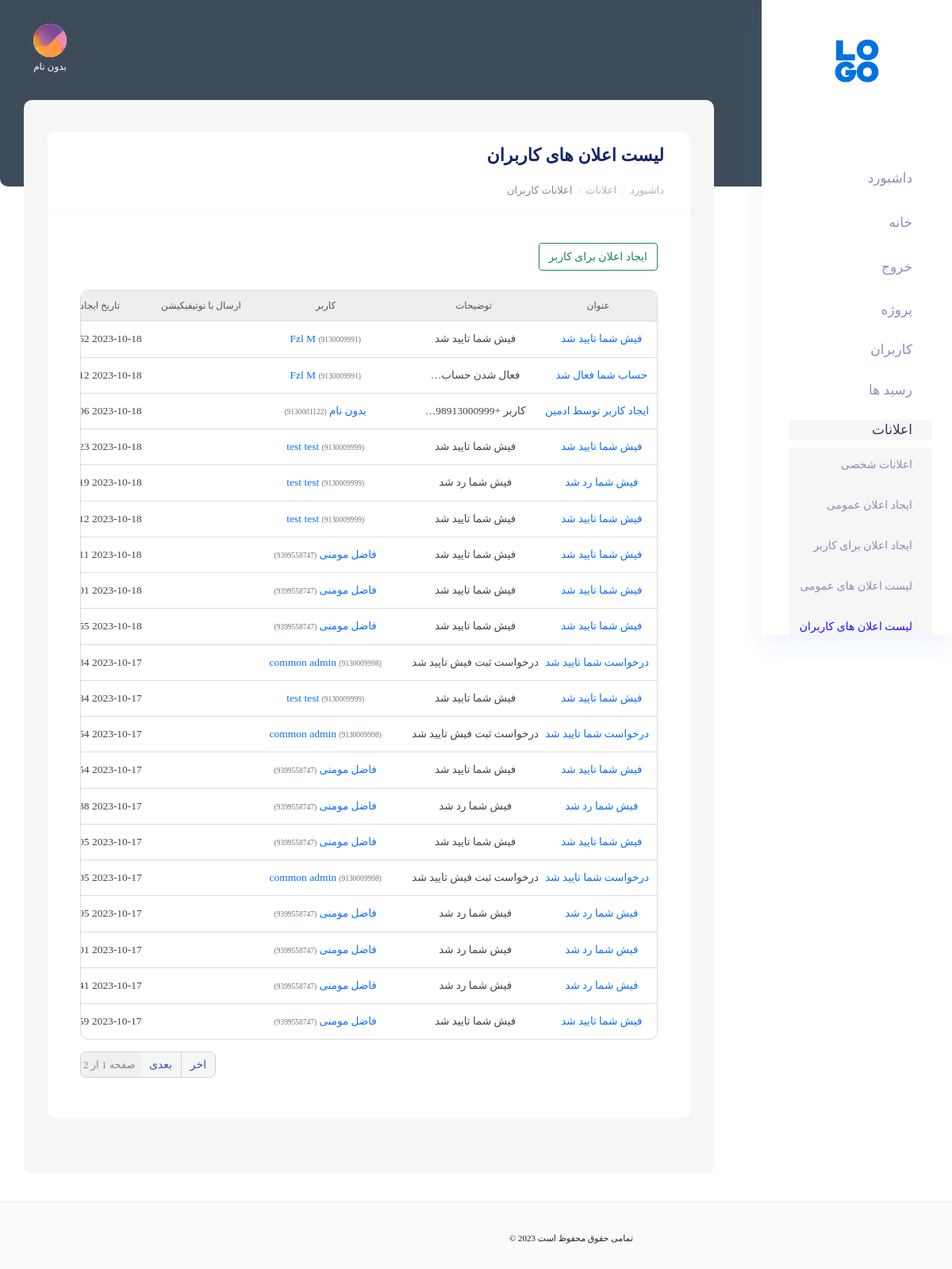
/u/dashboard/notification/user/list (signed in), run on the app's committed database.
### account/models.py (models this page shows, shortened)
class User(AbstractUser):
    ROLE_USER_OPTIONS = (
        ('normal_user', 'کاربر عادی'),
        ('financial_user', 'ادمین مالی'),
        ('super_user', 'ادمین وِیژه'),
    )
    first_name = models.CharField("first name", max_length=150, blank=True, default="بدون نام")
    username = None
    email = models.EmailField("email address", null=True, blank=True, unique=True)
    phonenumber = PhoneNumberField(region='IR', unique=True)
    is_phonenumber_confirmed = models.BooleanField(default=False)
    role = models.CharField(max_length=20, choices=ROLE_USER_OPTIONS, default='normal_user')
    USERNAME_FIELD = "phonenumber"
    REQUIRED_FIELDS = []
    objects = CustomBaseUserManager()
    normal_user = NormalUserManager()
    financial_user = FinancialUserManager()
    super_user = SuperUserManager()
    class Meta:
        ordering = '-id',
    @property
    def is_admin(self):
        return True if self.role in settings.ADMIN_USER_ROLES else False
    @property
    def is_common_admin(self):
        return True if self.role in settings.COMMON_ADMIN_USER_ROLES else False
    @property
    def is_super_admin(self):
        return True if self.role in settings.SUPER_ADMIN_ROLES else False
    def get_raw_phonenumber(self):
        p = str(self.phonenumber).replace('+98', '')
        return p
    def get_full_name(self):
        fl = f'{self.first_name} {self.last_name}'.strip() or 'بدون نام'
        return fl
    def get_image_url(self):
        return '/static/images/dashboard/client_img.png'
    def get_absolute_url(self):
        return reverse('account:user_detail', args=(self.id,))

### notification/models.py (models this page shows, shortened)
class NotificationUser(BaseModel):
    type = models.CharField(max_length=100)
    title = models.CharField(max_length=150)
    description = models.TextField(null=True, blank=True)
    image = models.ImageField(upload_to=upload_notification_src, null=True, blank=True, max_length=400)
    kwargs = JSONField(null=True, blank=True)
    send_notify = models.BooleanField(default=True)
    to_user = models.ForeignKey(User, on_delete=models.CASCADE)
    is_showing = models.BooleanField(default=True)
    class Meta:
        ordering = '-id',
    def get_title(self):
        return self.title or 'notification'
    def get_absolute_url(self):
        return reverse('notification:notification_dashboard_user_detail', args=(self.id,))

### notification/views/dashboard.py (the view)
# urls.py: path('u/dashboard/notification/user/list', dashboard.NotificationUserList.as_view(), name='notification_dashboard_user_list'),
class NotificationUserList(View):
    template_name = 'notification/dashboard/list-user.html'
    @admin_required_cbv()
    def get(self, request):
        page_num = request.GET.get('page', 1)
        notifications = NotificationUser.objects.all()
        pagination = Paginator(notifications, 20)
        pagination = pagination.get_page(page_num)
        notifications = pagination.object_list
        context = {
            'notifications': notifications,
            'pagination': pagination
        }
        return render(request, self.template_name, context)

### core/models/base.py (called while the page is built)
    def get_created_at(self):
        return self.created_at.strftime('%Y-%m-%d %H:%M:%S')

### notification/templates/notification/dashboard/list-user.html (shortened to what this page needs)
{% extends 'account/dashboard/components/base/base_template.html' %}
{% block Content %}
    {% include 'account/dashboard/components/base/nav.html' %}
    <section class="main_content dashboard_part large_header_bg">
        {% include 'account/dashboard/components/base/header.html' %}
        <div class="main_content_iner">
            <div class="container-fluid p-0 ">
                <div class="col-lg-12">
                    <div class="white_card mb_30">
                        <div class="white_card_header">
                            <div class="box_header m-0">
                                <div class="main-title">
                                    <h3 class="m-0">لیست اعلان های کاربران</h3>
                                </div>
                            </div>
                            <div class="breadcrumb">
                                <ul>
                                    <li>
                                        <a href="{% url 'account:dashboard' %}">داشبورد</a>
                                    </li>
                                    <li>
                                        <a href="#">اعلانات</a>
                                    </li>
                                    <li>
                                        <a href="">اعلانات کاربران</a>
                                    </li>
                                </ul>
                            </div>
                        </div>
                        <div class="white_card_body">
                            <div class="card-body">
                                <div class="text-right mb-4">
                                    <a href="{% url 'notification:notification_dashboard_user_add' %}"
                                       class="btn btn-outline-success font-70">ایجاد اعلان برای کاربر</a>
                                </div>
                                <div class="list-row">
                                    <div class="title-list-row">
                                        <div class="col-2">
                                            عنوان
                                        </div>
                                        <div class="col-3">
                                            توضیحات
                                        </div>
                                        <div class="col-3">
                                            کاربر
                                        </div>
                                        <div class="col-2">
                                            ارسال با نوتیفیکیشن
                                        </div>
                                        <div class="col-2">
                                            تاریخ ایجاد
                                        </div>
                                    </div>
                                    {% for notification in notifications %}
                                        <div class="detail-row">
                                            <div class="col-2">
                                                <a href="{{ notification.get_absolute_url }}">
                                                    {{ notification.get_title|truncatechars:30 }}
                                                </a>
                                            </div>
                                            <div class="col-3">
                                                {{ notification.description|default:'بدون توضیحات'|truncatechars:40 }}
                                            </div>
                                            <div class="col-3">
                                                <a href="{{ notification.to_user.get_absolute_url }}">
                                                    {{ notification.to_user.get_full_name|truncatechars:25 }}
                                                    <span class="font-70 text-muted">({{ notification.to_user.get_raw_phonenumber }})</span>
                                                </a>
                                            </div>
                                            <div class="col-2">
                                                {% if notification.send_notify %}
                                                    <i class="fa fa-check-circle font-size-10 text-success"></i>
                                                {% else %}
                                                    <i class="fa fa-minus-circle font-size-10 text-danger"></i>
                                                {% endif %}
                                            </div>
                                            <div class="col-2 datetime-convert">
                                                {{ notification.get_created_at }}
                                            </div>
                                        </div>
                                    {% empty %}
                                        <div class="container-not-found-base">
                                            <p>اعلانی یافت نشد</p>
                                        </div>
                                    {% endfor %}
                                </div>
                                <div class="pagination">
                                    <div class="step-links">
                                        <span class="current">
                                        صفحه  {{ pagination.number }} از {{ pagination.paginator.num_pages }}
                                        </span>
                                        {% if pagination.has_next %}
                                            <span class="pagination-next">
                                                <a href="?page={{ pagination.next_page_number }}">بعدی</a><a
                                                    href="?page={{ pagination.paginator.num_pages }}">اخر</a>
                                            </span>
                                        {% endif %}
                                    </div>
                                </div>
                            </div>
                        </div>
                    </div>
                </div>
            </div>
        </div>
        {% include 'account/dashboard/components/base/footer.html' %}
    </section>
{% endblock %}

### account/templates/account/dashboard/components/base/header.html (shortened to what this page needs)
{% load static %}
<header>
    <div class="container-fluid g-0">
        <div class="row">
            <div class="col-lg-12 p-0 ">
                <div class="header_iner d-flex justify-content-between align-items-center">
                    <div class="header_right d-flex justify-content-between align-items-center">
                        <div class="header_notification_warp d-flex align-items-center">
                            <li class="m-1" title="اعلانات">
                                <a href="{% url 'notification:notification_dashboard_user_personal_list' %}"><i
                                        class="fa fa-bell"></i></a>
                            </li>
                            <li class="m-1" title="خروج">
                                <a href="{% url 'account:logout' %}">
                                    <i class="fa fa-sign-out-alt"></i>
                                </a>
                            </li>
                        </div>
                        <div class="profile_info text-center mx-4">
                            <a href="{% url 'account:info_detail' %}">
                                <img src="{{ user.get_image_url }}" alt="{{ user.get_full_name }}">
                                <p class="font-60 text-center text-white">
                                    {{ user.get_full_name|truncatechars:30 }}
                                </p>
                            </a>
                        </div>
                    </div>
                </div>
            </div>
        </div>
    </div>
</header>

### static/styles/form.css (style rules this page uses)
::placeholder { font-family: 'Vazir'; font-size: 80%; color: #aaa; }

### static/styles/base.css (style rules this page uses)
* { margin: 0; padding: 0; box-sizing: border-box; }
body { font-family: 'Vazir'; }
.list-row { border: 1px solid #dcdcdc; border-radius: 10px; font-size: 80%; text-align: center; width: 100%; white-space: nowrap; }
.title-list-row { border-radius: 10px 10px 0 0; padding: 10px; background: #eee; display: flex; justify-content: space-between; align-items: center; border-bottom: 1px solid #ddd; width: 100%; }
.title-list-row > div { display: inline-block; margin: 0 5px; color: #555; font-size: 80%; }
.detail-row { width: 100%; font-size: 90%; color: #444; display: flex; justify-content: space-between; align-items: center; text-align: center; padding: 12px 5px; border-bottom: 1px solid #ddd; }
.detail-row:last-of-type { border-bottom: none; border-radius: 0 0 10px 10px; }
.detail-row > div { display: inline-block; margin: 0 5px; }
.font-70 { font-size: 70% !important; }
.font-60 { font-size: 60% !important; }
.pagination { direction: ltr; display: block !important; text-align: left; margin: 15px 0; }
.pagination .step-links { background: #f0f0f0; border: 1px solid #d2d2d2; display: inline-block; border-radius: 7px; }
.pagination .step-links a { padding: 5px 11px; margin: 0; font-size: 70%; background: #f6f6f6; color: #3955b7; text-align: center; display: inline-block; }
.pagination-next a:last-of-type { border-radius: 0 7px 7px 0; border-left: 1px solid #d2d2d2; }
.pagination .current { font-size: 65%; padding: 0 3px; color: #888; }
.breadcrumb { margin-bottom: 0 !important; margin-top: 13px; }
.breadcrumb ul { direction: rtl; width: 100%; display: block; }
.breadcrumb li { font-size: 65%; display: inline-block; color: #b5b5b5; }
.breadcrumb li:after { content: "/"; margin: 0 3px; font-size: 70%; color: #ccc; }
.breadcrumb li:last-of-type:after { content: ""; margin: 0; }
.breadcrumb li a { color: inherit; }
.breadcrumb a[href=""] { color: #878787; }
@media screen and (max-width: 1400px) { .list-row { font-size: 75%; } }
@media screen and (max-width: 1400px) { .detail-row { overflow: auto; } }

### data on the page
User: get_full_name "بدون نام"
NotificationUser: get_title "فیش شما تایید شد", description "فیش شما تایید شد", to_user.get_full_name "Fzl M", to_user.get_raw_phonenumber "9130009991", send_notify True (drawn), get_created_at "2023-10-18…"
NotificationUser: get_title "حساب شما فعال شد", description "فعال شدن حساب…", to_user.get_full_name "Fzl M", to_user.get_raw_phonenumber "9130009991", send_notify True (drawn), get_created_at "2023-10-18…"
NotificationUser: get_title "ایجاد کاربر توسط ادمین", description "کاربر +98913000999…", to_user.get_full_name "بدون نام", to_user.get_raw_phonenumber "9130001122", send_notify True (drawn), get_created_at "2023-10-18…"
NotificationUser: get_title "فیش شما تایید شد", description "فیش شما تایید شد", to_user.get_full_name "test test", to_user.get_raw_phonenumber "9130009999", send_notify True (drawn), get_created_at "2023-10-18…"
NotificationUser: get_title "فیش شما رد شد", description "فیش شما رد شد", to_user.get_full_name "test test", to_user.get_raw_phonenumber "9130009999", send_notify True (drawn), get_created_at "2023-10-18…"
NotificationUser: get_title "فیش شما تایید شد", description "فیش شما تایید شد", to_user.get_full_name "test test", to_user.get_raw_phonenumber "9130009999", send_notify True (drawn), get_created_at "2023-10-18…"
NotificationUser: get_title "فیش شما تایید شد", description "فیش شما تایید شد", to_user.get_full_name "فاضل مومنی", to_user.get_raw_phonenumber "9399558747", send_notify True (drawn), get_created_at "2023-10-18…"
NotificationUser: get_title "فیش شما تایید شد", description "فیش شما تایید شد", to_user.get_full_name "فاضل مومنی", to_user.get_raw_phonenumber "9399558747", send_notify True (drawn), get_created_at "2023-10-18…"
NotificationUser: get_title "فیش شما تایید شد", description "فیش شما تایید شد", to_user.get_full_name "فاضل مومنی", to_user.get_raw_phonenumber "9399558747", send_notify True (drawn), get_created_at "2023-10-18…"
NotificationUser: get_title "درخواست شما تایید شد", description "درخواست ثبت فیش تایید شد", to_user.get_full_name "common admin", to_user.get_raw_phonenumber "9130009998", send_notify True (drawn), get_created_at "2023-10-17…"
NotificationUser: get_title "فیش شما تایید شد", description "فیش شما تایید شد", to_user.get_full_name "test test", to_user.get_raw_phonenumber "9130009999", send_notify True (drawn), get_created_at "2023-10-17…"
NotificationUser: get_title "درخواست شما تایید شد", description "درخواست ثبت فیش تایید شد", to_user.get_full_name "common admin", to_user.get_raw_phonenumber "9130009998", send_notify True (drawn), get_created_at "2023-10-17…"
NotificationUser: get_title "فیش شما تایید شد", description "فیش شما تایید شد", to_user.get_full_name "فاضل مومنی", to_user.get_raw_phonenumber "9399558747", send_notify True (drawn), get_created_at "2023-10-17…"
NotificationUser: get_title "فیش شما رد شد", description "فیش شما رد شد", to_user.get_full_name "فاضل مومنی", to_user.get_raw_phonenumber "9399558747", send_notify True (drawn), get_created_at "2023-10-17…"
NotificationUser: get_title "فیش شما تایید شد", description "فیش شما تایید شد", to_user.get_full_name "فاضل مومنی", to_user.get_raw_phonenumber "9399558747", send_notify True (drawn), get_created_at "2023-10-17…"
NotificationUser: get_title "درخواست شما تایید شد", description "درخواست ثبت فیش تایید شد", to_user.get_full_name "common admin", to_user.get_raw_phonenumber "9130009998", send_notify True (drawn), get_created_at "2023-10-17…"
NotificationUser: get_title "فیش شما رد شد", description "فیش شما رد شد", to_user.get_full_name "فاضل مومنی", to_user.get_raw_phonenumber "9399558747", send_notify True (drawn), get_created_at "2023-10-17…"
NotificationUser: get_title "فیش شما رد شد", description "فیش شما رد شد", to_user.get_full_name "فاضل مومنی", to_user.get_raw_phonenumber "9399558747", send_notify True (drawn), get_created_at "2023-10-17…"
NotificationUser: get_title "فیش شما رد شد", description "فیش شما رد شد", to_user.get_full_name "فاضل مومنی", to_user.get_raw_phonenumber "9399558747", send_notify True (drawn), get_created_at "2023-10-17…"
NotificationUser: get_title "فیش شما تایید شد", description "فیش شما تایید شد", to_user.get_full_name "فاضل مومنی", to_user.get_raw_phonenumber "9399558747", send_notify True (drawn), get_created_at "2023-10-17…"

### other printed values
{{ pagination.paginator.num_pages }} "2"
